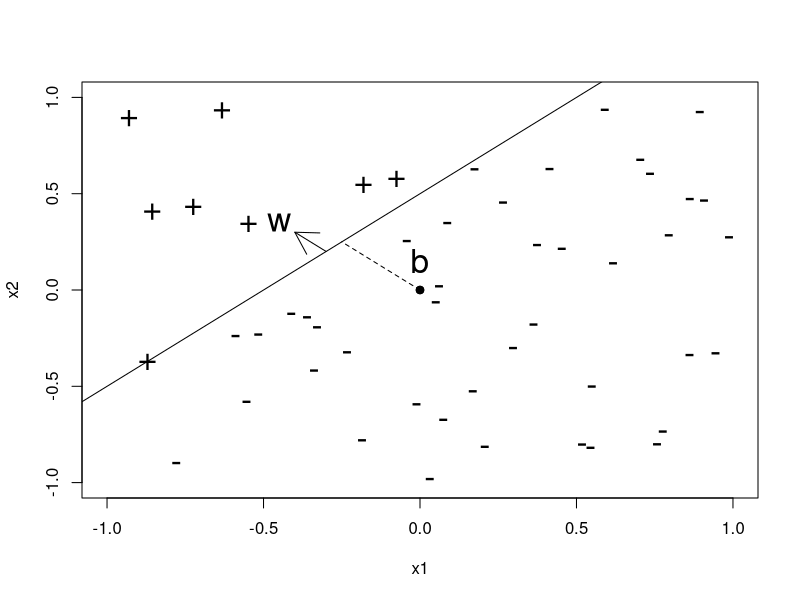

Write R code to recreate this figure.
DistanceFromPlane = function(z, w, b) {
  sum(z * w) + b
}

ClassifyLinear = function(x, w, b) {
  distances <- apply(x, 1, DistanceFromPlane, w, b)
  return(ifelse(distances < 0, -1, +1))
}

EuclideanNorm <- function(x) {
  return(sqrt(sum(x * x)))
}

PerceptronFunction <- function(x, y, learning.rate = 1) {
  w <- vector(length = ncol(x)) # initialize w
  b <- 0 # Initialize b
  # initialize empty dataframe
  errorEvolutions <- data.frame(cycles = numeric(), error = numeric()) 
  # initialize cycles
  cycles <- 0
  iterations <- 0 # count iterations (changes)
  R = max(apply(x, 1, EuclideanNorm))
  convergence <- FALSE # to enter the while loop
  while (!convergence) {
    convergence <- TRUE # hopes luck
    yc <- ClassifyLinear(x, w, b)
    # update cycles
    cycles <- cycles + 1
    # update error for this cycle
    errorEvolutions <- rbind(errorEvolutions, c(cycles, sum(abs(y - yc))))
    for (i in 1:nrow(x)) {
      if (y[i] != yc[i]) {
        convergence <- FALSE
        w <- w + learning.rate * y[i] * x[i,]
        b <- b + learning.rate * y[i] * R^2
        iterations <- iterations + 1
      }
    }
  }
  s = EuclideanNorm(w)
  return(list(w = w/s, b = b/s, steps = iterations, errorEvolution = errorEvolutions))
}


# very easy
# x2 = x1 + 1/2
x1 <- runif(50,-1,1)
x2 <- runif(50,-1,1)
x <- cbind(x1,x2)
y <- ifelse(x2 > 0.5 + x1, +1, -1)

PlotData <- function(x, y) {
  plot(x, pch = ifelse(y > 0, "+", "-"), xlim = c(-1,1), ylim = c(-1,1), cex = 2)
  abline(0.5,1)
  points(c(0,0), c(0,0), pch = 19)
  lines(c(0,-0.25), c(0,0.25), lty = 2)
  arrows(-0.3, 0.2, -0.4, 0.3)
  text(-0.45, 0.35, "w", cex = 2)
  text(-0.0, 0.15, "b", cex = 2)
}

PlotData(x, y)

the_perceptron <- PerceptronFunction(x,y)
predicted_y <- ClassifyLinear(x, the_perceptron$w, the_perceptron$b)
# error
print(sum(abs(y - predicted_y)))

